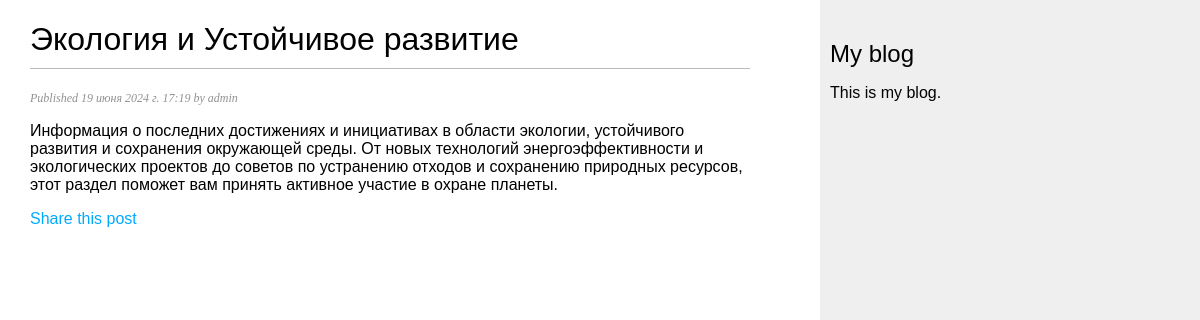
The page /blog/2024/6/19/ekologiya-i-ustojchivoe-razvitie/ on the database its author committed.
### blog/models.py (models this page shows, shortened)
class Post(models.Model):
    class Status(models.TextChoices):
        DRAFT = 'DF', 'Draft'
        PUBLISHED = 'PB', 'Published'
    title = models.CharField(max_length=250)
    slug = models.SlugField(max_length=250,
                            unique_for_date='publish')
    author = models.ForeignKey(User, on_delete=models.CASCADE,
                               related_name='blog_post')
    body = models.TextField()
    publish = models.DateTimeField(default=timezone.now)
    created = models.DateTimeField(auto_now_add=True)
    updated = models.DateTimeField(auto_now=True)
    status = models.CharField(max_length=2,
                              choices=Status.choices,
                              default=Status.DRAFT)
    objects = models.Manager()  # менеджер, применяемый по умолчанию
    published = PublishedManager()  # конкретно-прикладной менеджер
    class Meta:
        ordering = ['-publish']
        indexes = [
            models.Index(fields=['-publish'])
        ]

### blog/views.py (the view)
def post_detail(request, year, month, day, post):
    post = get_object_or_404(Post,
                             status=Post.Status.PUBLISHED,
                             slug=post,
                             publish__year=year,
                             publish__month=month,
                             publish__day=day)
    return render(request,
                  'blog/post/detail.html',
                  {'post': post})

### blog/templates/blog/post/detail.html (shortened to what this page needs)
{% extends "blog/base.html" %}
{% block content %}
 <h1>{{ post.title }}</h1>
 <p class="date">
 Published {{ post.publish }} by {{ post.author }}
 </p>
 {{ post.body|linebreaks }}
<p>
 <a href="{% url 'blog:post_share' post.id %}">
  Share this post
 </a>
</p>
{% endblock %}

### blog/static/css/blog.css (style rules this page uses)
body { margin:0; padding:0; font-family:helvetica, sans-serif; }
a { color:#00abff; text-decoration:none; }
h1 { font-weight:normal; border-bottom:1px solid #bbb; padding:0 0 10px 0; }
p.date { color:#919191; font-family: georgia, serif; font-size: 12px; font-style: italic; }

### rows shown on the page
Post: title "Экология и Устойчивое развитие", publish "19 июня 2024 г. 17:19", author "admin", body "Информация о последних достижениях и инициативах в области экологии, устойчивого развития и сохранения окружающей среды. От новых технологий энергоэффективности и экологических проектов до советов по устранению отходов и сохранению природных ресурсов, этот раздел поможет вам принять активное участие в охране планеты."
